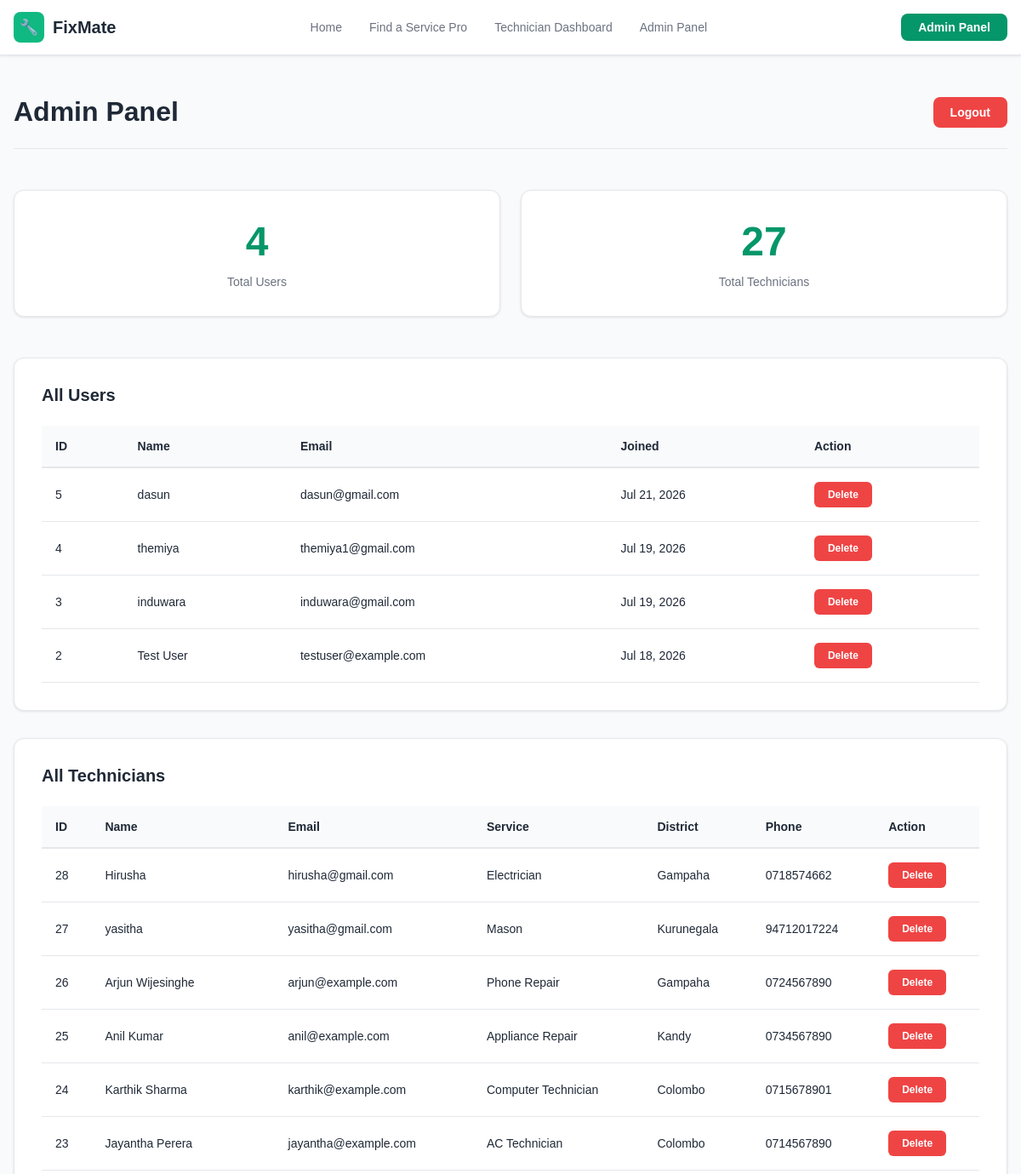
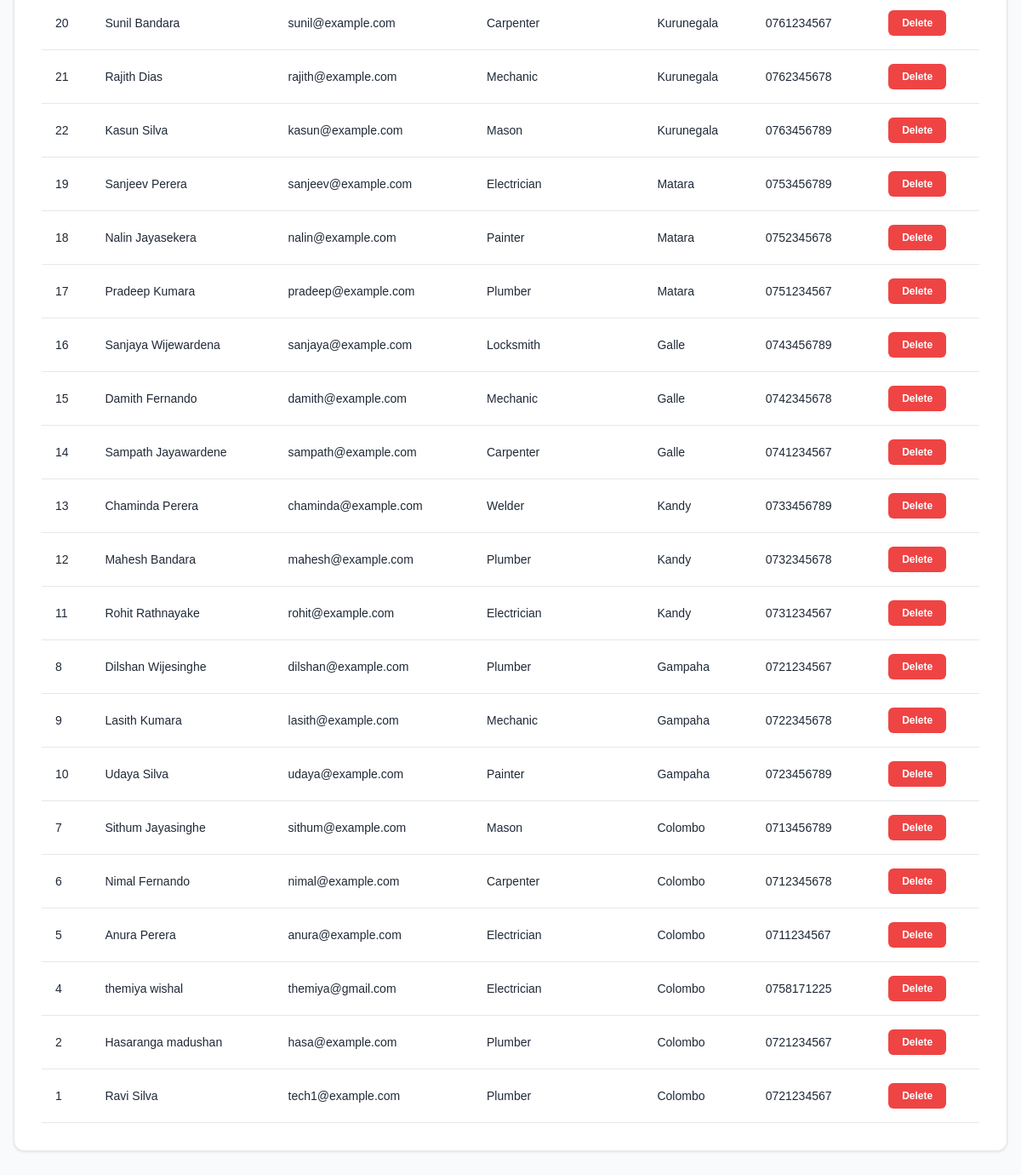
/pages/admin_panel.php (signed in), run on the app's committed database (2 pictures, top to bottom).
### tables this page shows
CREATE TABLE `users` (
  `id` int(11) NOT NULL AUTO_INCREMENT,
  `email` varchar(100) NOT NULL,
  `password` varchar(255) NOT NULL,
  `name` varchar(100) NOT NULL,
  `phone` varchar(20) DEFAULT NULL,
  `created_at` timestamp NOT NULL DEFAULT current_timestamp(),
  PRIMARY KEY (`id`),
  UNIQUE KEY `email` (`email`)
);

CREATE TABLE `technicians` (
  `id` int(11) NOT NULL AUTO_INCREMENT,
  `email` varchar(100) NOT NULL,
  `password` varchar(255) NOT NULL,
  `name` varchar(100) NOT NULL,
  `phone` varchar(20) NOT NULL,
  `district_id` int(11) NOT NULL,
  `service_id` int(11) NOT NULL,
  `experience` int(11) DEFAULT NULL,
  `rating` decimal(2,1) DEFAULT 5.0,
  `jobs_completed` int(11) DEFAULT 0,
  `bio` text DEFAULT NULL,
  `created_at` timestamp NOT NULL DEFAULT current_timestamp(),
  PRIMARY KEY (`id`),
  UNIQUE KEY `email` (`email`),
  KEY `district_id` (`district_id`),
  KEY `service_id` (`service_id`),
  CONSTRAINT `technicians_ibfk_1` FOREIGN KEY (`district_id`) REFERENCES `districts` (`id`),
  CONSTRAINT `technicians_ibfk_2` FOREIGN KEY (`service_id`) REFERENCES `services` (`id`)
);

CREATE TABLE `services` (
  `id` int(11) NOT NULL AUTO_INCREMENT,
  `service_name` varchar(100) NOT NULL,
  PRIMARY KEY (`id`)
);

CREATE TABLE `districts` (
  `id` int(11) NOT NULL AUTO_INCREMENT,
  `district_name` varchar(100) NOT NULL,
  PRIMARY KEY (`id`)
);

### pages/admin_panel.php (the view, shortened to what this page needs)
<?php
include '../includes/config.php';
include '../includes/header.php';
$users_count = mysqli_fetch_assoc(mysqli_query($conn, "SELECT COUNT(*) as count FROM users"))['count'];
$techs_count = mysqli_fetch_assoc(mysqli_query($conn, "SELECT COUNT(*) as count FROM technicians"))['count'];
$users_query = "SELECT id, name, email, created_at FROM users ORDER BY created_at DESC";
$users_result = mysqli_query($conn, $users_query);
$techs_query = "SELECT t.id, t.name, t.email, t.phone, s.service_name, d.district_name, t.created_at
                FROM technicians t
                JOIN services s ON t.service_id = s.id
                JOIN districts d ON t.district_id = d.id
                ORDER BY t.created_at DESC";
$techs_result = mysqli_query($conn, $techs_query);
?>
<section class="admin-section">
    <div class="admin-container">
        <div class="admin-header">
            <h1>Admin Panel</h1>
            <a href="logout.php" class="logout-btn">Logout</a>
        </div>
        <div class="stats-grid admin-stats">
            <div class="stat-card">
                <div class="stat-number"><?php echo $users_count; ?></div>
                <div class="stat-text">Total Users</div>
            </div>
            <div class="stat-card">
                <div class="stat-number"><?php echo $techs_count; ?></div>
                <div class="stat-text">Total Technicians</div>
            </div>
        </div>
        <div class="admin-table-section">
            <h2>All Users</h2>
            <table class="admin-table">
                <thead>
                    <tr>
                        <th>ID</th>
                        <th>Name</th>
                        <th>Email</th>
                        <th>Joined</th>
                        <th>Action</th>
                    </tr>
                </thead>
                <tbody>
                    <?php while ($user = mysqli_fetch_assoc($users_result)): ?>
                        <tr>
                            <td><?php echo $user['id']; ?></td>
                            <td><?php echo htmlspecialchars($user['name']); ?></td>
                            <td><?php echo htmlspecialchars($user['email']); ?></td>
                            <td><?php echo date('M d, Y', strtotime($user['created_at'])); ?></td>
                            <td>
                                <form method="POST" style="display: inline;">
                                    <button type="submit" class="delete-btn" onclick="return confirm('Delete this user?')">Delete</button>
                                </form>
                            </td>
                        </tr>
                    <?php endwhile; ?>
                </tbody>
            </table>
        </div>
        <div class="admin-table-section">
            <h2>All Technicians</h2>
            <table class="admin-table">
                <thead>
                    <tr>
                        <th>ID</th>
                        <th>Name</th>
                        <th>Email</th>
                        <th>Service</th>
                        <th>District</th>
                        <th>Phone</th>
                        <th>Action</th>
                    </tr>
                </thead>
                <tbody>
                    <?php while ($tech = mysqli_fetch_assoc($techs_result)): ?>
                        <tr>
                            <td><?php echo $tech['id']; ?></td>
                            <td><?php echo htmlspecialchars($tech['name']); ?></td>
                            <td><?php echo htmlspecialchars($tech['email']); ?></td>
                            <td><?php echo htmlspecialchars($tech['service_name']); ?></td>
                            <td><?php echo htmlspecialchars($tech['district_name']); ?></td>
                            <td><?php echo htmlspecialchars($tech['phone']); ?></td>
                            <td>
                                <form method="POST" style="display: inline;">
                                    <button type="submit" class="delete-btn" onclick="return confirm('Delete this technician?')">Delete</button>
                                </form>
                            </td>
                        </tr>
                    <?php endwhile; ?>
                </tbody>
            </table>
        </div>
    </div>
</section>
</body>
</html>

### css/style.css (style rules this page uses)
* { margin: 0; padding: 0; box-sizing: border-box; }
body { font-family: 'Arial', sans-serif; background-color: #f9fafb; color: #1f2937; }
.stats-grid { display: grid; grid-template-columns: repeat(3, 1fr); gap: 24px; }
.stat-number { display: block; font-size: 32px; font-weight: 700; color: #059669; margin-bottom: 8px; }
.logout-btn { padding: 10px 20px; background-color: #ef4444; color: white; border: none; border-radius: 8px; font-size: 14px; font-weight: bold; cursor: pointer; text-decoration: none; transition: all 0.2s; }
.admin-section { background-color: #f9fafb; padding: 48px 16px; min-height: calc(100vh - 64px); }
.admin-container { max-width: 1280px; margin: 0 auto; }
.admin-header { display: flex; justify-content: space-between; align-items: center; margin-bottom: 48px; padding-bottom: 24px; border-bottom: 1px solid #e5e7eb; }
.admin-header h1 { font-size: 32px; font-weight: 700; color: #1f2937; margin: 0; }
.admin-stats { margin-bottom: 48px; grid-template-columns: repeat(2, 1fr); }
.admin-stats .stat-card { background-color: white; padding: 32px; border-radius: 12px; border: 1px solid #e5e7eb; text-align: center; box-shadow: 0 1px 3px rgba(0, 0, 0, 0.1); }
.admin-stats .stat-number { font-size: 48px; font-weight: 800; color: #059669; margin-bottom: 12px; }
.admin-stats .stat-text { font-size: 14px; color: #6b7280; font-weight: 500; }
.admin-table-section { background-color: white; border: 1px solid #e5e7eb; border-radius: 12px; padding: 32px; margin-bottom: 32px; box-shadow: 0 1px 3px rgba(0, 0, 0, 0.1); }
.admin-table-section h2 { font-size: 20px; font-weight: 700; color: #1f2937; margin-bottom: 24px; margin-top: 0; }
.admin-table { width: 100%; border-collapse: collapse; }
.admin-table thead { background-color: #f9fafb; border-bottom: 2px solid #e5e7eb; }
.admin-table th { padding: 16px; text-align: left; font-weight: 600; color: #1f2937; font-size: 14px; }
.admin-table tbody tr { border-bottom: 1px solid #e5e7eb; transition: all 0.2s; }
.admin-table td { padding: 16px; font-size: 14px; color: #1f2937; }
.delete-btn { padding: 8px 16px; background-color: #ef4444; color: white; border: none; border-radius: 6px; font-size: 12px; font-weight: bold; cursor: pointer; text-decoration: none; display: inline-block; transition: all 0.2s; }

### data on the page
users: id "5", name "dasun", email "dasun@gmail.com", created_at "Jul 21, 2026"
users: id "4", name "themiya", email "themiya1@gmail.com", created_at "Jul 19, 2026"
users: id "3", name "induwara", email "induwara@gmail.com", created_at "Jul 19, 2026"
users: id "2", name "Test User", email "testuser@example.com", created_at "Jul 18, 2026"
technicians: id "28", name "Hirusha", email "hirusha@gmail.com", service.service_name "Electrician", district.district_name "Gampaha", phone "0718574662"
technicians: id "27", name "yasitha", email "yasitha@gmail.com", service.service_name "Mason", district.district_name "Kurunegala", phone "94712017224"
technicians: id "26", name "Arjun Wijesinghe", email "arjun@example.com", service.service_name "Phone Repair", district.district_name "Gampaha", phone "0724567890"
technicians: id "25", name "Anil Kumar", email "anil@example.com", service.service_name "Appliance Repair", district.district_name "Kandy", phone "0734567890"
technicians: id "24", name "Karthik Sharma", email "karthik@example.com", service.service_name "Computer Technician", district.district_name "Colombo", phone "0715678901"
technicians: id "23", name "Jayantha Perera", email "jayantha@example.com", service.service_name "AC Technician", district.district_name "Colombo", phone "0714567890"
technicians: id "20", name "Sunil Bandara", email "sunil@example.com", service.service_name "Carpenter", district.district_name "Kurunegala", phone "0761234567"
technicians: id "21", name "Rajith Dias", email "rajith@example.com", service.service_name "Mechanic", district.district_name "Kurunegala", phone "0762345678"
technicians: id "22", name "Kasun Silva", email "kasun@example.com", service.service_name "Mason", district.district_name "Kurunegala", phone "0763456789"
technicians: id "19", name "Sanjeev Perera", email "sanjeev@example.com", service.service_name "Electrician", district.district_name "Matara", phone "0753456789"
technicians: id "18", name "Nalin Jayasekera", email "nalin@example.com", service.service_name "Painter", district.district_name "Matara", phone "0752345678"
technicians: id "17", name "Pradeep Kumara", email "pradeep@example.com", service.service_name "Plumber", district.district_name "Matara", phone "0751234567"
technicians: id "16", name "Sanjaya Wijewardena", email "sanjaya@example.com", service.service_name "Locksmith", district.district_name "Galle", phone "0743456789"
technicians: id "15", name "Damith Fernando", email "damith@example.com", service.service_name "Mechanic", district.district_name "Galle", phone "0742345678"
technicians: id "14", name "Sampath Jayawardene", email "sampath@example.com", service.service_name "Carpenter", district.district_name "Galle", phone "0741234567"
technicians: id "13", name "Chaminda Perera", email "chaminda@example.com", service.service_name "Welder", district.district_name "Kandy", phone "0733456789"
technicians: id "12", name "Mahesh Bandara", email "mahesh@example.com", service.service_name "Plumber", district.district_name "Kandy", phone "0732345678"
technicians: id "11", name "Rohit Rathnayake", email "rohit@example.com", service.service_name "Electrician", district.district_name "Kandy", phone "0731234567"
technicians: id "8", name "Dilshan Wijesinghe", email "dilshan@example.com", service.service_name "Plumber", district.district_name "Gampaha", phone "0721234567"
technicians: id "9", name "Lasith Kumara", email "lasith@example.com", service.service_name "Mechanic", district.district_name "Gampaha", phone "0722345678"
technicians: id "10", name "Udaya Silva", email "udaya@example.com", service.service_name "Painter", district.district_name "Gampaha", phone "0723456789"
technicians: id "7", name "Sithum Jayasinghe", email "sithum@example.com", service.service_name "Mason", district.district_name "Colombo", phone "0713456789"
technicians: id "6", name "Nimal Fernando", email "nimal@example.com", service.service_name "Carpenter", district.district_name "Colombo", phone "0712345678"
technicians: id "5", name "Anura Perera", email "anura@example.com", service.service_name "Electrician", district.district_name "Colombo", phone "0711234567"
technicians: id "4", name "themiya wishal", email "themiya@gmail.com", service.service_name "Electrician", district.district_name "Colombo", phone "0758171225"
technicians: id "2", name "Hasaranga madushan", email "hasa@example.com", service.service_name "Plumber", district.district_name "Colombo", phone "0721234567"
technicians: id "1", name "Ravi Silva", email "tech1@example.com", service.service_name "Plumber", district.district_name "Colombo", phone "0721234567"

### other printed values
$users_count "4"
$techs_count "27"
